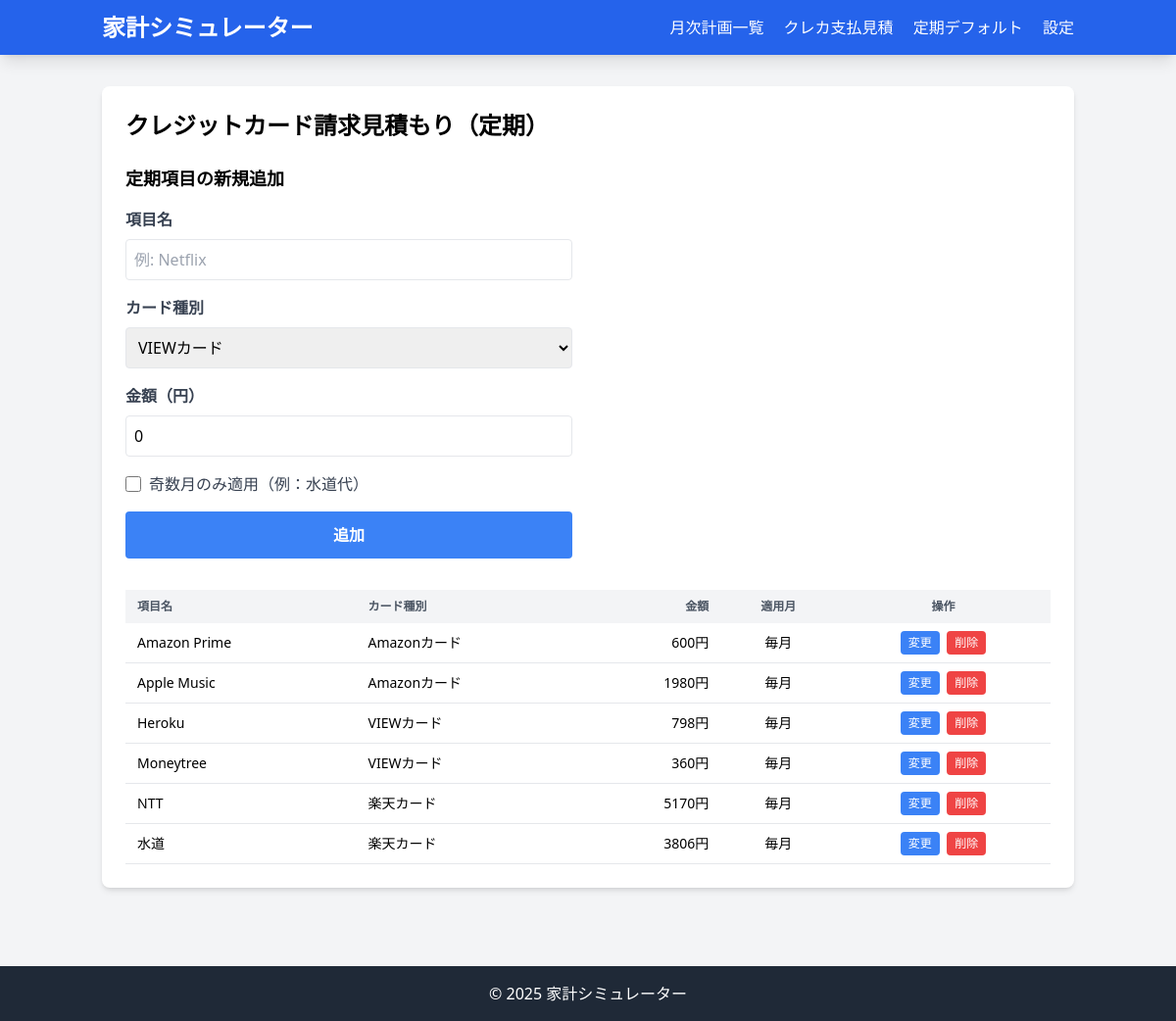
Screenshot of /credit-defaults/ with the database file from the repository.
### budget_app/models.py (models this page shows, shortened)
class CreditDefault(models.Model):
    CARD_TYPES = CreditEstimate.CARD_TYPES
    key = models.CharField(max_length=50, unique=True, verbose_name="キー")
    label = models.CharField(max_length=100, verbose_name="項目名")
    card_type = models.CharField(max_length=10, choices=CARD_TYPES, verbose_name="カード種別")
    amount = models.IntegerField(default=0, verbose_name="金額（円）")
    is_active = models.BooleanField(default=True, verbose_name="有効")
    apply_odd_months_only = models.BooleanField(default=False, verbose_name="奇数月のみ適用")
    class Meta:
        verbose_name = "定期デフォルト"
        verbose_name_plural = "定期デフォルト"
        ordering = ['key']

### budget_app/views.py (the view, shortened to what this page needs)
# urls.py: path('credit-defaults/', views.credit_default_list, name='credit_defaults'),
def credit_default_list(request):
    defaults = CreditDefault.objects.filter(is_active=True).order_by('id')
    form = CreditDefaultForm()
    forms_by_id = {d.id: CreditDefaultForm(instance=d, prefix=str(d.id)) for d in defaults}
    return render(request, 'budget_app/credit_defaults.html', {
        'defaults': defaults,
        'forms_by_id': forms_by_id,
        'form': form,  # 'create_form' から 'form' に変更
    })

### budget_app/templates/budget_app/credit_defaults.html (shortened to what this page needs)
{% extends 'budget_app/base.html' %}
{% load budget_filters %}
{% block content %}
<div class="bg-white rounded-lg shadow-md p-6 max-w-5xl mx-auto">
    <h2 class="text-2xl font-bold mb-6">クレジットカード請求見積もり（定期）</h2>
    <div class="grid grid-cols-1 md:grid-cols-2 gap-8 mb-8">
        <div>
            <h3 class="text-lg font-bold mb-4">定期項目の新規追加</h3>
            <form method="post" class="space-y-4" action="{% url 'budget_app:credit_defaults' %}">
                <div>
                    <label class="block text-gray-700 font-bold mb-2">{{ form.label.label }}</label>
                    {{ form.label }}
                </div>
                <div>
                    <label class="block text-gray-700 font-bold mb-2">{{ form.card_type.label }}</label>
                    {{ form.card_type }}
                </div>
                <div>
                    <label class="block text-gray-700 font-bold mb-2">{{ form.amount.label }}</label>
                    {{ form.amount }}
                </div>
                <div class="flex items-center">
                    {{ form.apply_odd_months_only }}
                    <label class="ml-2 text-gray-700">{{ form.apply_odd_months_only.label }}</label>
                </div>
                <button type="submit" class="w-full bg-blue-500 text-white p-3 rounded hover:bg-blue-600 font-bold">
                    追加
                </button>
            </form>
        </div>
    </div>
    <div class="overflow-x-auto">
        <table class="min-w-full text-sm">
            <thead>
                <tr class="bg-gray-100 text-gray-600 uppercase text-xs leading-normal">
                    <th class="px-3 py-2 text-left">項目名</th>
                    <th class="px-3 py-2 text-left">カード種別</th>
                    <th class="px-3 py-2 text-right">金額</th>
                    <th class="px-3 py-2 text-center">適用月</th>
                    <th class="px-3 py-2 text-center">操作</th>
                </tr>
            </thead>
            <tbody>
                {% for d in defaults %}
                <tr class="border-b" data-id="{{ d.id }}">
                    <td class="px-3 py-2 align-middle">{{ d.label }}</td>
                    <td class="px-3 py-2 align-middle">{{ d.get_card_type_display }}</td>
                    <td class="px-3 py-2 align-middle text-right">{{ d.amount|default:0 }}円</td>
                    <td class="px-3 py-2 align-middle text-center">
                        {% if d.apply_odd_months_only %}<span class="text-xs bg-yellow-100 px-2 py-1 rounded">奇数月のみ</span>{% else %}毎月{% endif %}
                    </td>
                    <td class="px-3 py-2 text-center align-middle">
                        <button type="button" class="bg-blue-500 text-white text-xs px-2 py-1 rounded hover:bg-blue-600 mr-1" onclick="openDefaultEditModal({{ d.id }}, '{{ d.label|escapejs }}', {{ d.amount|default:0 }}, '{{ d.card_type }}', {{ d.apply_odd_months_only|yesno:'true,false' }})">変更</button>
                        <form method="post" action="{% url 'budget_app:credit_default_delete' d.pk %}" class="delete-form inline">
                            <button type="submit" class="bg-red-500 text-white text-xs px-2 py-1 rounded hover:bg-red-600">削除</button>
                        </form>
                    </td>
                </tr>
                {% endfor %}
            </tbody>
        </table>
    </div>
</div>
<link rel="stylesheet" type="text/css" href="https://cdn.jsdelivr.net/npm/toastify-js/src/toastify.min.css">
{% endblock %}

### rows the page displays
CreditDefault: label "Amazon Prime", card_type "Amazonカード", amount "600", apply_odd_months_only "毎月"
CreditDefault: label "Apple Music", card_type "Amazonカード", amount "1980", apply_odd_months_only "毎月"
CreditDefault: label "Heroku", card_type "VIEWカード", amount "798", apply_odd_months_only "毎月"
CreditDefault: label "Moneytree", card_type "VIEWカード", amount "360", apply_odd_months_only "毎月"
CreditDefault: label "NTT", card_type "楽天カード", amount "5170", apply_odd_months_only "毎月"
CreditDefault: label "水道", card_type "楽天カード", amount "3806", apply_odd_months_only "毎月"
